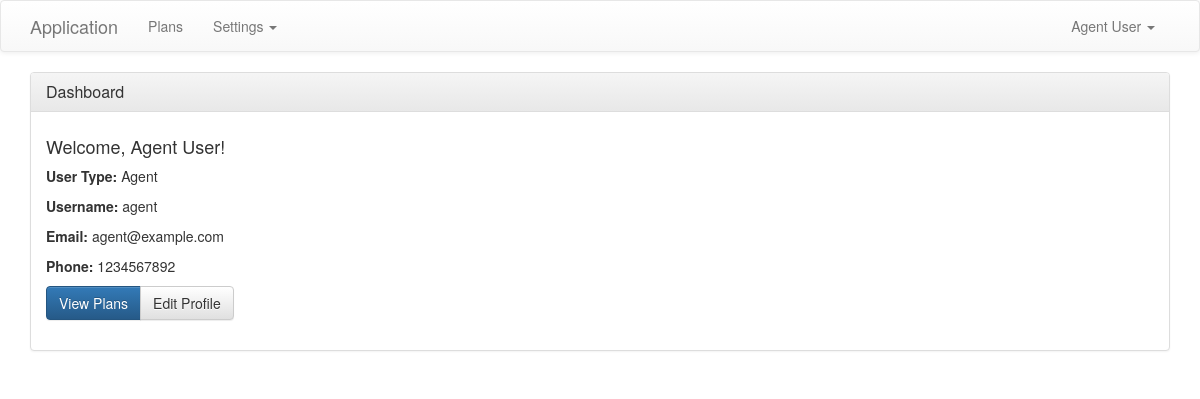
Screenshot of / (signed in) with the database file from the repository.
### tables this page shows
CREATE TABLE tbl_users (
    id INT AUTO_INCREMENT PRIMARY KEY,
    username VARCHAR(50) UNIQUE NOT NULL,
    password_hash VARCHAR(255) NOT NULL,
    fullname VARCHAR(100) NOT NULL,
    phone VARCHAR(20),
    email VARCHAR(100),
    user_type ENUM('SuperAdmin', 'Admin', 'Agent', 'Sales') NOT NULL,
    root INT DEFAULT NULL,
    status ENUM('active', 'inactive') DEFAULT 'active',
    created_at TIMESTAMP DEFAULT CURRENT_TIMESTAMP,
    FOREIGN KEY (root) REFERENCES tbl_users(id) ON DELETE SET NULL
);

### config.php (called while the page is built, shortened)
<?php
function getDB() {
    static $pdo = null;
    if ($pdo === null) {
        try {
            $pdo = new PDO(
                "mysql:host=" . DB_HOST . ";dbname=" . DB_NAME . ";charset=utf8mb4",
                DB_USER,
                DB_PASS,
                [
                    PDO::ATTR_ERRMODE => PDO::ERRMODE_EXCEPTION,
                    PDO::ATTR_DEFAULT_FETCH_MODE => PDO::FETCH_ASSOC,
                    PDO::ATTR_EMULATE_PREPARES => false
                ]
            );
        } catch (PDOException $e) {
            die("Database connection failed: " . $e->getMessage());
        }
    }
    return $pdo;
}
function isLoggedIn() {
    return isset($_SESSION['user_id']);
}
function getCurrentUser() {
    static $user = null;
    if ($user === null) {
        $pdo = getDB();
        $stmt = $pdo->prepare("SELECT * FROM tbl_users WHERE id = ?");
        $stmt->execute([$_SESSION['user_id']]);
        $user = $stmt->fetch();
    }
    return $user;
}
?>

### views/dashboard.php (the view, shortened to what this page needs)
<div class="row">
    <div class="col-md-12">
        <div class="panel panel-default">
            <div class="panel-heading">
                <h3 class="panel-title">Dashboard</h3>
            </div>
            <div class="panel-body">
                <h4>Welcome, <?php echo htmlspecialchars($user['fullname']); ?>!</h4>
                <p><strong>User Type:</strong> <?php echo htmlspecialchars($user['user_type']); ?></p>
                <p><strong>Username:</strong> <?php echo htmlspecialchars($user['username']); ?></p>
                <p><strong>Email:</strong> <?php echo htmlspecialchars($user['email'] ?? 'Not set'); ?></p>
                <p><strong>Phone:</strong> <?php echo htmlspecialchars($user['phone'] ?? 'Not set'); ?></p>
                <div class="btn-group">
                    <a href="index.php?_route=plan/list" class="btn btn-primary">View Plans</a>
                    <a href="index.php?_route=settings/users-edit/<?php echo $user['id']; ?>" class="btn btn-default">Edit Profile</a>
                </div>
            </div>
        </div>
    </div>
</div>
<?php $content = ob_get_clean(); include 'layout.php'; ?>

### views/layout.php (shortened to what this page needs)
<!DOCTYPE html>
<html lang="en">
<head>
    <link rel="stylesheet" href="https://maxcdn.bootstrapcdn.com/bootstrap/3.3.7/css/bootstrap.min.css">
    <link rel="stylesheet" href="https://maxcdn.bootstrapcdn.com/bootstrap/3.3.7/css/bootstrap-theme.min.css">
</head>
<body>
    <?php if (isLoggedIn()): ?>
    <nav class="navbar navbar-default">
        <div class="container">
            <div class="navbar-header">
                <a class="navbar-brand" href="index.php?_route=home">Application</a>
            </div>
            <div id="navbar" class="navbar-collapse collapse">
                <ul class="nav navbar-nav">
                    <li><a href="index.php?_route=plan/list">Plans</a></li>
                    <li class="dropdown">
                        <a href="#" class="dropdown-toggle" data-toggle="dropdown" role="button">Settings <span class="caret"></span></a>
                    </li>
                </ul>
                <ul class="nav navbar-nav navbar-right">
                    <li class="dropdown">
                        <a href="#" class="dropdown-toggle" data-toggle="dropdown" role="button">
                            <?php echo htmlspecialchars(getCurrentUser()['fullname']); ?> <span class="caret"></span>
                        </a>
                    </li>
                </ul>
            </div>
        </div>
    </nav>
    <?php endif; ?>
    <div class="container">
        <?php echo $content ?? ''; ?>
    </div>
</body>
</html>

### views/layout.php (style rules this page uses)
.navbar { margin-bottom: 20px; }
.panel { margin-bottom: 20px; }
.btn-group { margin-bottom: 15px; }

### rows the page displays
tbl_users: fullname "Agent User", user_type "Agent", username "agent", email "agent@example.com", phone "1234567892"
